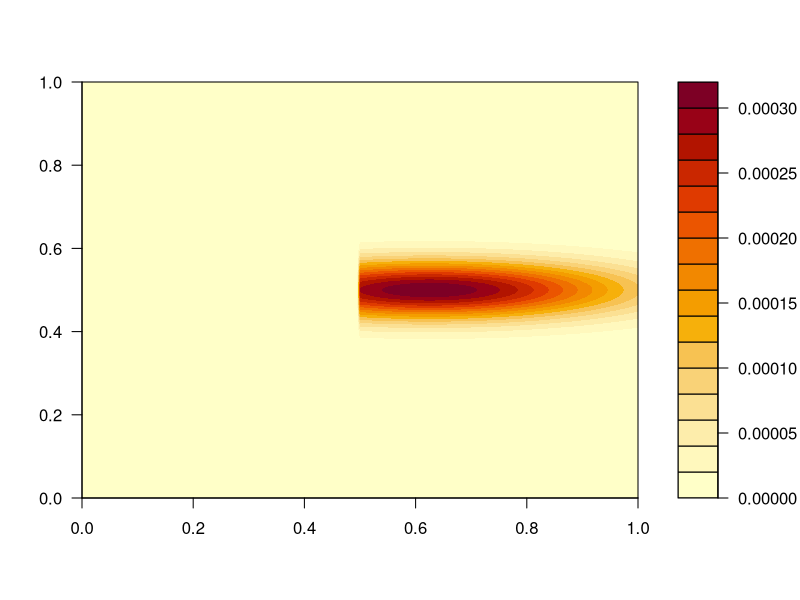
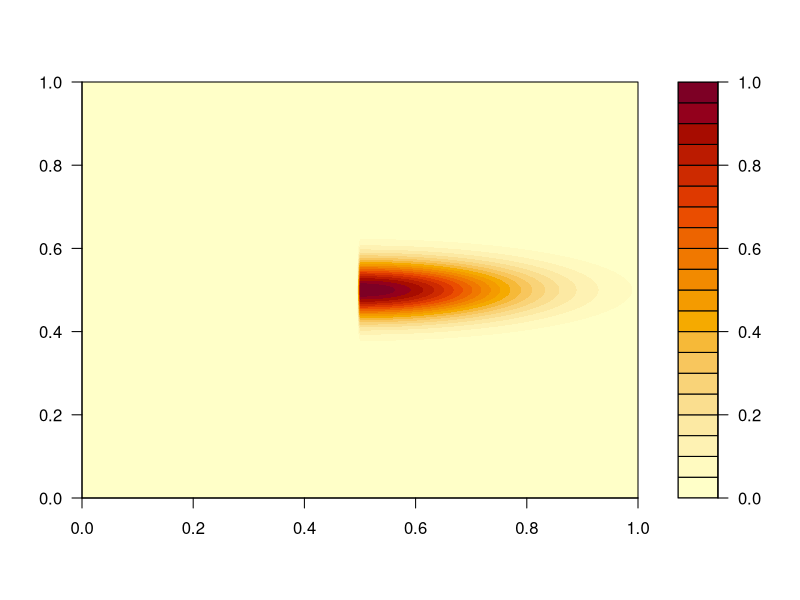

Source code (R) for these figures, in order:
#q is quantity of spores--need to change to function of wind speed and tot. infection intensity
#H is height from which spores are disperesed--assume 0.5*plant height
#s is wind speed
#x is distance in direction of wind
#y is distance orthoganal to direction of wind
#alphay is sd of dispersal in y direction
#alphaz is sd of dispersal in z direction (vertical)
#Ws is falling velocity of spores

## tilted gaussian plume https://www.jstor.org/stable/pdf/1937537.pdf?casa_token=wXe8JWI0TrIAAAAA:g6XJxzyOWPEPZd_yw_lMiam3aO9QRO6Usa_WYPKY7zNdRu3PGeXnCoeGv2tazU3CBimc0zfXEiHI39brv7GhMlG7zuUYAZGF2DrFWnH4GRIHul6m4Trcodel
D<-function(q,H,s,x,y,alphay,alphaz)
{
  Ws<-100 #terminal downward velocity of spores
  ifelse(x>=0,1,0)*((q*Ws)/(2*pi*s*alphay*alphaz))*
    exp(
    (-(y^2)/(2*alphay^2))+
      (-((0-(H-Ws*x/s))^2)/(2*alphaz^2))
    )
}

test.mat<-data.frame(x=rep(seq(-100,100,1),each=201),y=rep(seq(-100,100,1),times=201))
out<-mapply(D, x = test.mat[,1],y=test.mat[,2], MoreArgs = list(q=1,H=5,s=500,alphay=10,alphaz=10))
res.mat<-matrix(out,201,201,byrow = T)
filled.contour(res.mat)

## two D gaussian plume with decay along x a function of wind speed
two.D.gauss<-function(q,s,x,y,alphay,c)
{
  ifelse(x>=0,1,0)*q*exp(-( x^2/(2*(c*s)^2) + y^2/(2*alphay^2)))
}

test.mat<-data.frame(x=rep(seq(-100,100,1),each=201),y=rep(seq(-100,100,1),times=201))
out<-mapply(two.D.gauss, x = test.mat[,1],y=test.mat[,2], MoreArgs = list(q=1,s=10,alphay=10,c=4))
res.mat<-matrix(out,201,201,byrow = T)
filled.contour(res.mat)

## options moving forward: fit tilted gaussian, estimate 4 params while including height; fit two D gaussian with 3 params

## function to find x and y coordinates to plug into tilted gaussian plume for a given wind direction and direction and distance of spore trap (assuming N/S/E/W cord system), assume counterclockwise is positive
get.plume.xy<-function(degree,xorigin,yorigin,xtarget,ytarget,plot=F)
{
  # find point on wind vector that when connected with x,y forms a right angle with wind vector
  # https://stackoverflow.com/questions/6630596/find-a-line-intersecting-a-known-line-at-right-angle-given-a-point
  x1<-xorigin
  x2<-x1+sin(degree)
  y1<-yorigin
  y2<-y1+cos(degree)
  t<-((xtarget-x1)*(x2-x1)+(ytarget-y1)*(y2-y1))/((x2-x1)^2+(y2-y1)^2)
  xp<-x1+t*(x2-x1)
  yp<-y1+t*(y2-y1)
  
  # line connecting x1,y1 and x2,y2 is y=((y2-y1)/(x2-x1))*x-((y2-y1)/(x2-x1))*x1+y1
  # line passing throughh x1,y1 and perpendicular to line connecting x1,y1 and x2,y2 is s=-1*((y2-y1)/(x2-x1))^-1; y=s*x+y1+s*x1
  
  s=-1*((y2-y1)/(x2-x1))^-1 #slope of perpendicular line
  
  if(yp<(s*xp+y1+s*x1))
  {
    newx<--1*((xp-x1)^2+(yp-y1)^2)^.5
    c<-((x-x1)^2+(y-y1)^2)^.5
    newy<-((c^2-newx^2))^.5
  } else
  {
    newx<-((xp-x1)^2+(yp-y1)^2)^.5
    c<-((x-x1)^2+(y-y1)^2)^.5
    newy<-((c^2-newx^2))^.5
  }
  
  if(plot)
  {
    plot(0,0,type="n",xlim=c(min(x1,x2,xp,xtarget)-.5,max(x1,x2,xp,xtarget)+.5),ylim=c(min(y1,y2,yp,ytarget,-1.5),max(y1,y2,yp,ytarget,1.5)),asp=1)
    points(x1,y1,col="darkgreen",pch=16,cex=4)
    arrows(x1,y1,x2,y2)
    curve(((y2-y1)/(x2-x1))*x-((y2-y1)/(x2-x1))*x1+y1,add=T,lty=2)
    curve(s*x+y1+s*x1,col="red",lty=2,add=T)
    points(xtarget,ytarget,col="lightgreen",pch=16,cex=4)
    #points(xp,yp,col="lightgreen",cex=4)
    arrows(x1,y1,xp,yp,col="lightblue")
    arrows(xp,yp,xtarget,ytarget,col="darkblue")
    legend("topright",legend=c("source plant","target plant","wind","perpendicular","x","y"),pch=c(16,16,NA,NA,NA,NA),lty=c(NA,NA,1,2,1,1),col=c("darkgreen","lightgreen","black","red","lightblue","darkblue"))
  }
  return(c(newx,newy))
}
